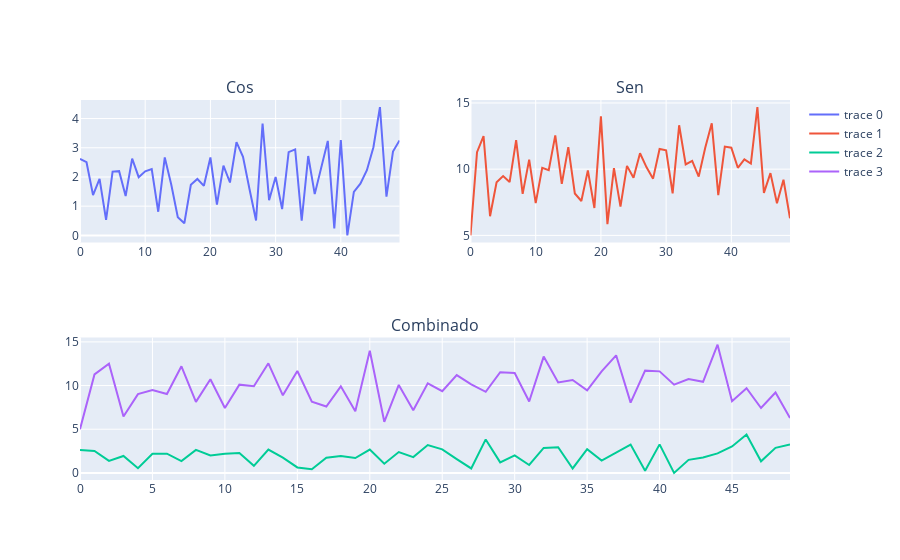

Notebook code cell kept with this figure:
### Code cell
from plotly._subplots import make_subplots
import plotly.graph_objects as go
import plotly.express as px
import pandas as pd
import numpy as np


serie1 = (np.random.randn(1,50)/np.cos(2*np.pi)).flatten()
serie1  = serie1 - np.min(serie1)

serie2 = (np.random.randn(1,50)/np.sin(np.pi**2)).flatten()
serie2  = serie2 - np.min(serie2) + 5 

df = pd.DataFrame(
    {
        'Serie 1': serie1,
        'Serie 2': serie2
    }
)

# df = pd.DataFrame(
    
#     {

#         'Serie 1':{
#             'x': (np.random.randn(1,50)/np.cos(2*np.pi)).flatten(),
#             'y': (np.random.randn(1,50)/np.sin(np.pi**2)).flatten()

#         } ,

#         'Serie 2':{
#             'x': (np.random.randn(1,50)/np.cos(2*np.pi)).flatten() + 2,
#             'y': (np.random.randn(1,50)/np.sin(np.pi**2)).flatten() + 1

#         }
#     }
# )

# px.scatter(df, x=df['Serie 1']['x'], y= df['Serie 1']['y'])
# px.scatter(df, x=df['Serie 2']['x'], y= df['Serie 2']['y'])



# px.scatter(df)



fig = make_subplots (
    rows=2,
    cols=2,
    specs=[[{},{}],
           [{"colspan": 2}, None]],
    subplot_titles =("Cos",
                     "Sen",
                     "Combinado")

)

fig.add_trace( 
    go.Scatter(y=df['Serie 1'], mode='lines'),
    row=1,
    col=1       
)

fig.add_trace( 
    go.Scatter(y=df['Serie 2'], mode='lines'),
    row=1,
    col=2       
)

fig.add_trace( 
    go.Scatter(y=df['Serie 1'], mode='lines'),
    row=2,
    col=1      
)

fig.add_trace( 
    go.Scatter(y=df['Serie 2'], mode='lines'),
    row=2,
    col=1      
)


fig.show()

### Figure 1 — Plotly figure (JSON) as saved in the notebook; plotly's stock layout.template omitted (floating-point values rounded to 4 significant figures)
{"data": [{"mode": "lines", "type": "scatter", "xaxis": "x", "y": [2.624, 2.506, 1.378, 1.933, 0.5286, 2.184, 2.199, 1.349, 2.629, 1.994, 2.195, 2.271, 0.8097, 2.669, 1.735, 0.6228, 0.4167, 1.733, 1.931, 1.696, 2.666, 1.052, 2.388, 1.81, 3.191, 2.687, 1.58, 0.5087, 3.831, 1.205, 2.002, 0.9026, 2.851, 2.943, 0.5065, 2.717, 1.413, 2.372, 3.234, 0.235, 3.265, 0, 1.488, 1.771, 2.233, 3.018, 4.392, 1.324, 2.872, 3.252], "yaxis": "y"}, {"mode": "lines", "type": "scatter", "xaxis": "x2", "y": [5, 11.28, 12.5, 6.446, 9.016, 9.474, 9.024, 12.2, 8.133, 10.72, 7.434, 10.1, 9.92, 12.55, 8.884, 11.66, 8.164, 7.599, 9.908, 7.068, 13.99, 5.851, 10.07, 7.169, 10.25, 9.35, 11.2, 10.14, 9.283, 11.53, 11.43, 8.167, 13.32, 10.36, 10.63, 9.443, 11.62, 13.46, 8.043, 11.71, 11.62, 10.1, 10.74, 10.43, 14.69, 8.209, 9.702, 7.425, 9.203, 6.29], "yaxis": "y2"}, {"mode": "lines", "type": "scatter", "xaxis": "x3", "y": [2.624, 2.506, 1.378, 1.933, 0.5286, 2.184, 2.199, 1.349, 2.629, 1.994, 2.195, 2.271, 0.8097, 2.669, 1.735, 0.6228, 0.4167, 1.733, 1.931, 1.696, 2.666, 1.052, 2.388, 1.81, 3.191, 2.687, 1.58, 0.5087, 3.831, 1.205, 2.002, 0.9026, 2.851, 2.943, 0.5065, 2.717, 1.413, 2.372, 3.234, 0.235, 3.265, 0, 1.488, 1.771, 2.233, 3.018, 4.392, 1.324, 2.872, 3.252], "yaxis": "y3"}, {"mode": "lines", "type": "scatter", "xaxis": "x3", "y": [5, 11.28, 12.5, 6.446, 9.016, 9.474, 9.024, 12.2, 8.133, 10.72, 7.434, 10.1, 9.92, 12.55, 8.884, 11.66, 8.164, 7.599, 9.908, 7.068, 13.99, 5.851, 10.07, 7.169, 10.25, 9.35, 11.2, 10.14, 9.283, 11.53, 11.43, 8.167, 13.32, 10.36, 10.63, 9.443, 11.62, 13.46, 8.043, 11.71, 11.62, 10.1, 10.74, 10.43, 14.69, 8.209, 9.702, 7.425, 9.203, 6.29], "yaxis": "y3"}], "layout": {"annotations": [{"font": {"size": 16}, "showarrow": false, "text": "Cos", "x": 0.225, "xanchor": "center", "xref": "paper", "y": 1, "yanchor": "bottom", "yref": "paper"}, {"font": {"size": 16}, "showarrow": false, "text": "Sen", "x": 0.775, "xanchor": "center", "xref": "paper", "y": 1, "yanchor": "bottom", "yref": "paper"}, {"font": {"size": 16}, "showarrow": false, "text": "Combinado", "x": 0.5, "xanchor": "center", "xref": "paper", "y": 0.375, "yanchor": "bottom", "yref": "paper"}], "xaxis": {"anchor": "y", "domain": [0, 0.45]}, "xaxis2": {"anchor": "y2", "domain": [0.55, 1]}, "xaxis3": {"anchor": "y3", "domain": [0, 1]}, "yaxis": {"anchor": "x", "domain": [0.625, 1]}, "yaxis2": {"anchor": "x2", "domain": [0.625, 1]}, "yaxis3": {"anchor": "x3", "domain": [0, 0.375]}}}
